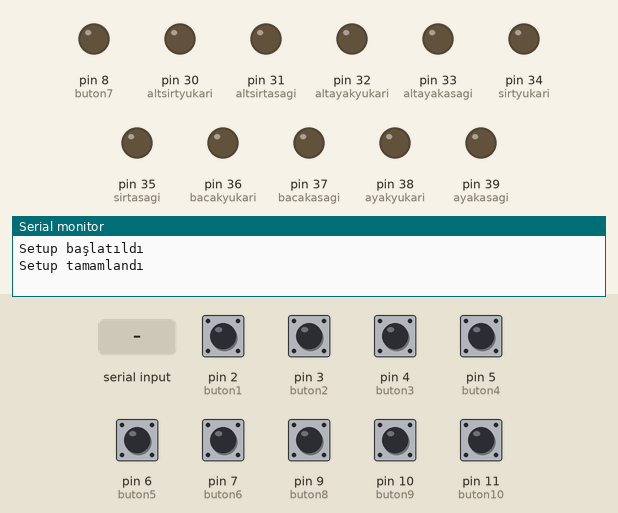
This sketch was run on a simulated Arduino Mega 2560, built with avr-gcc and run on an emulated ATmega2560. Parts: output pins drawn as LEDs (lit = HIGH), the last lines printed to the serial monitor. The inputs (shaded band) are chosen by the test bench; at power-on: pin 2 (buton1), pin 3 (buton2), pin 4 (buton3), pin 5 (buton4), pin 6 (buton5), pin 7 (buton6), pin 9 (buton8), pin 10 (buton9), pin 11 (buton10) LOW.

Above: at 1.2 s.
1.3 s: pin 2 (buton1) pulled HIGH for 0.15 s
At 1.39 s:
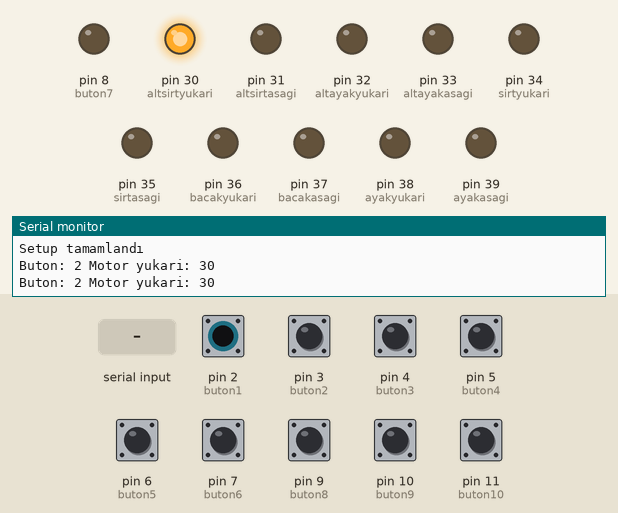
2.9 s: pin 3 (buton2) pulled HIGH for 0.15 s
At 3.01 s:
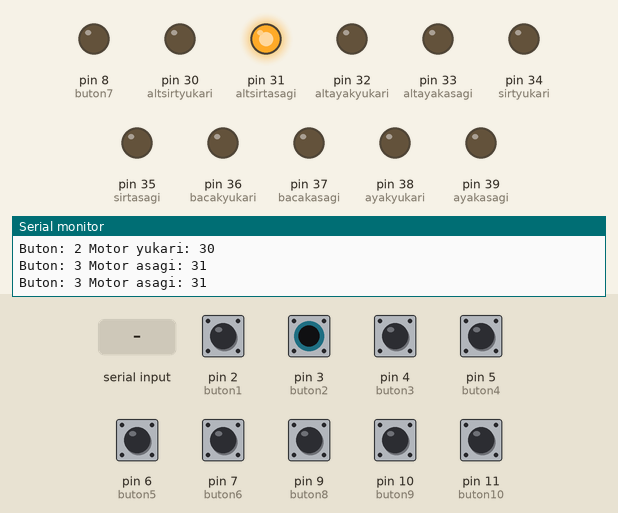
4.5 s: "yatak yukari" received over the second serial link
At 6.0 s:
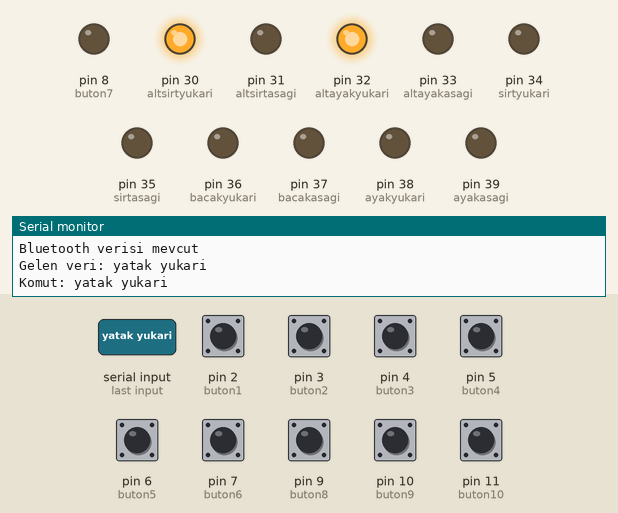
6.3 s: "yatak asagi" received over the second serial link
At 6.9 s:
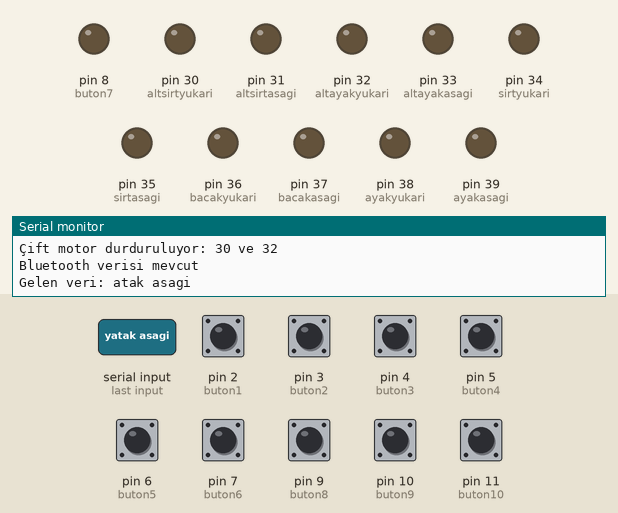
8.1 s: pin 4 (buton3) pulled HIGH for 0.15 s
At 8.22 s:
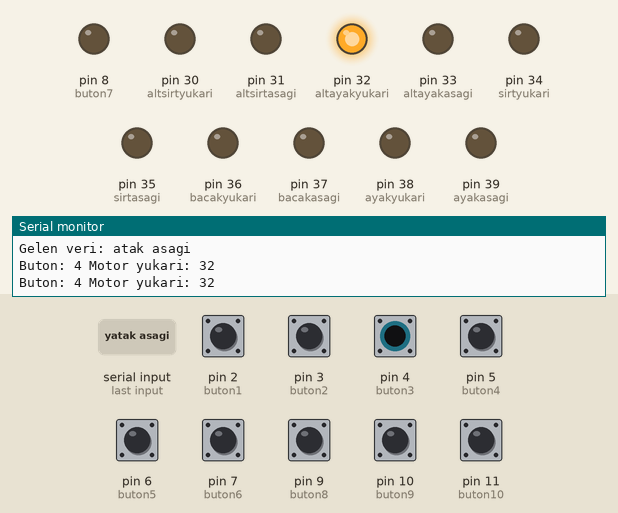
9.7 s: pin 5 (buton4) pulled HIGH for 0.15 s
At 9.78 s:
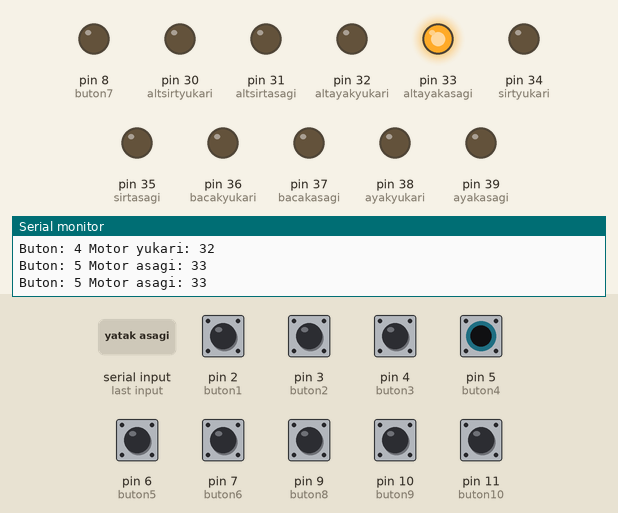
Timing chart, 0 to 54.1 s (numbered marks = the images above; inputs shaded):
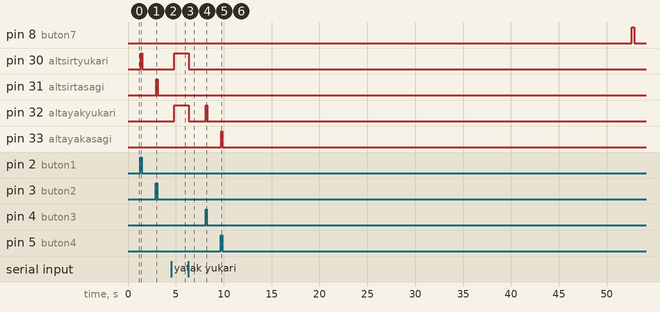

The sketch:

Code_on_Arduino_side.ino
```cpp
// Bluetooth ve Wi-Fi modülleri için kullanılacak seri portlar tanımlandı
#define BLUETOOTH_SERIAL Serial1
#define WIFI_SERIAL Serial2

// Buton pinleri
int buton1 = 2; // alt sırt yukarı
int buton2 = 3; // alt sırt aşağı
int buton3 = 4; // alt ayak yukarı
int buton4 = 5; // alt ayak aşağı
int buton5 = 6; // sırt yukarı
int buton6 = 7; // sırt aşağı
int buton7 = 8; // bacak yukarı
int buton8 = 9; // bacak aşağı
int buton9 = 10; // ayak yukarı
int buton10 = 11; // ayak aşağı

// Motor pinleri
int altsirtyukari = 30; // alt sırt yukarı
int altsirtasagi = 31; // alt sırt aşağı
int altayakyukari = 32; // alt ayak yukarı
int altayakasagi = 33; // alt ayak aşağı
int sirtyukari = 34; // sırt yukarı
int sirtasagi = 35; // sırt aşağı
int bacakyukari = 36; // bacak yukarı
int bacakasagi = 37; // bacak aşağı
int ayakyukari = 38; // ayak yukarı
int ayakasagi = 39; // ayak aşağı

// Diğer pinler
int enable = 8; // Enable pini
int sayici = 0; // Sayaç

String veri = ""; // Gelen veri için string değişkeni

void setup() {
  // Ana seri portu başlat (USB üzerinden bilgisayara)
  Serial.begin(9600);
  BLUETOOTH_SERIAL.begin(9600); // Bluetooth için donanımsal seri port
  WIFI_SERIAL.begin(9600); // Wi-Fi için donanımsal seri port

  // Seri port üzerinden debug mesajı gönder
  Serial.println("Setup başlatıldı");

  // Buton pinlerini giriş olarak ayarla
  pinMode(buton1, INPUT);
  pinMode(buton2, INPUT);
  pinMode(buton3, INPUT);
  pinMode(buton4, INPUT);
  pinMode(buton5, INPUT);
  pinMode(buton6, INPUT);
  pinMode(buton7, INPUT);
  pinMode(buton8, INPUT);
  pinMode(buton9, INPUT);
  pinMode(buton10, INPUT);

  // Motor pinlerini çıkış olarak ayarla
  pinMode(altsirtyukari, OUTPUT);
  pinMode(altsirtasagi, OUTPUT);
  pinMode(altayakyukari, OUTPUT);
  pinMode(altayakasagi, OUTPUT);
  pinMode(sirtyukari, OUTPUT);
  pinMode(sirtasagi, OUTPUT);
  pinMode(bacakyukari, OUTPUT);
  pinMode(bacakasagi, OUTPUT);
  pinMode(ayakyukari, OUTPUT);
  pinMode(ayakasagi, OUTPUT);
  pinMode(enable, OUTPUT);

  Serial.println("Setup tamamlandı");
}

void loop() {
  digitalWrite(enable, LOW); // Enable pini düşük seviyeye çek

  // Bluetooth'tan veri oku
  if (BLUETOOTH_SERIAL.available()) {
    Serial.println("Bluetooth verisi mevcut");
    while (BLUETOOTH_SERIAL.available()) {
      char c = (char)BLUETOOTH_SERIAL.read();
      veri += c;
      delay(25);
    }
  }

  // Wi-Fi'dan veri oku
  if (WIFI_SERIAL.available()) {
    Serial.println("Wi-Fi verisi mevcut");
    while (WIFI_SERIAL.available()) {
      char c = (char)WIFI_SERIAL.read();
      veri += c;
      delay(25);
    }
  }

  if (veri.length() > 0) {
    Serial.print("Gelen veri: ");
    Serial.println(veri);
  }
  // Gelen komutları kontrol et ve motorları çalıştır/durdur
  kontrolMotor("alt sirt yukari", altsirtyukari);
  kontrolMotor("alt sirt asagi", altsirtasagi);
  kontrolMotor("alt ayak yukari", altayakyukari);
  kontrolMotor("alt ayak asagi", altayakasagi);
  kontrolMotor("sirt yukari", sirtyukari);
  kontrolMotor("sirt asagi", sirtasagi);
  kontrolMotor("bacak yukari", bacakyukari);
  kontrolMotor("bacak asagi", bacakasagi);
  kontrolMotor("ayak yukari", ayakyukari);
  kontrolMotor("ayak asagi", ayakasagi);
  // Gövde kontrolü
  if (veri == "yatak yukari") {
    Serial.println("Komut: yatak yukari");
    kontrolCiftMotor(altsirtyukari, altayakyukari);
  }
  if (veri == "yatak asagi") {
    Serial.println("Komut: yatak asagi");
    kontrolCiftMotor(altsirtasagi, altayakasagi);
  }

  // Buton kontrolü
  kontrolButon(buton1, buton2, altsirtyukari, altsirtasagi);
  kontrolButon(buton3, buton4, altayakyukari, altayakasagi);
  kontrolButon(buton5, buton6, sirtyukari, sirtasagi);
  kontrolButon(buton7, buton8, bacakyukari, bacakasagi);
  kontrolButon(buton9, buton10, ayakyukari, ayakasagi);
  veri = ""; // Gelen veriyi sıfırla
  delay(50);
  sayici = (sayici + 1);
  if (sayici == 1000 && Serial.available() == 0) {
    digitalWrite(enable, HIGH);
    delay(250);
    digitalWrite(enable, LOW);
    sayici = 0;
  }
}

// Motor kontrol fonksiyonu
void kontrolMotor(String komut, int pin) {
  if (veri == komut) {
    Serial.print("Komut: ");
    Serial.println(komut);
    veri = "";
    while (1) {
      digitalWrite(pin, HIGH);
      if (BLUETOOTH_SERIAL.available()) {
        char c = (char)BLUETOOTH_SERIAL.read();
        veri += c;
        delay(25);
      }
      if (WIFI_SERIAL.available()) {
        char c = (char)WIFI_SERIAL.read();
        veri += c;
        delay(25);
      }
      if (veri != "dur" && veri != "") {
        veri = "";
        digitalWrite(pin, LOW);
        Serial.print("Motor durduruluyor: ");
        Serial.println(pin);
        break;
      }
      if (veri == "dur") {
        digitalWrite(pin, LOW);
        Serial.print("Motor durduruluyor: ");
        Serial.println(pin);
        break;
      }
    }
  }
}

// Çift motor kontrol fonksiyonu
void kontrolCiftMotor(int pin1, int pin2) {
  veri = "";
  while (1) {
    digitalWrite(pin1, HIGH);
    digitalWrite(pin2, HIGH);
    if (BLUETOOTH_SERIAL.available()) {
      char c = (char)BLUETOOTH_SERIAL.read();
      veri += c;
      delay(25);
    }
    if (WIFI_SERIAL.available()) {
      char c = (char)WIFI_SERIAL.read();
      veri += c;
      delay(25);
    }
    if (veri != "dur" && veri != "") {
      veri = "";
      digitalWrite(pin1, LOW);
      digitalWrite(pin2, LOW);
      Serial.print("Çift motor durduruluyor: ");
      Serial.print(pin1);
      Serial.print(" ve ");
      Serial.println(pin2);
      break;
    }
    if (veri == "dur") {
      digitalWrite(pin1, LOW);
      digitalWrite(pin2, LOW);
      Serial.print("Çift motor durduruluyor: ");
      Serial.print(pin1);
      Serial.print(" ve ");
      Serial.println(pin2);
      break;
    }
  }
}

// Buton kontrol fonksiyonu
void kontrolButon(int butonYukari, int butonAsagi, int motorYukari, int motorAsagi) {
  if ((digitalRead(butonYukari) == HIGH) && (digitalRead(butonAsagi) == LOW)) {
    digitalWrite(motorYukari, HIGH);
    Serial.print("Buton: ");
    Serial.print(butonYukari);
    Serial.print(" Motor yukari: ");
    Serial.println(motorYukari);
  } else {
    digitalWrite(motorYukari, LOW);
  }

  if ((digitalRead(butonAsagi) == HIGH) && (digitalRead(butonYukari) == LOW)) {
    digitalWrite(motorAsagi, HIGH);
    Serial.print("Buton: ");
    Serial.print(butonAsagi);
    Serial.print(" Motor asagi: ");
    Serial.println(motorAsagi);
  } else {
    digitalWrite(motorAsagi, LOW);
  }
}
```

Measured:
- after the input at 1.3 s, pin 30 (altsirtyukari): LOW → HIGH at once, → LOW 0.15 s later
- after the input at 2.9 s, pin 31 (altsirtasagi): LOW → HIGH at once, → LOW 0.15 s later
- after the input at 4.5 s, pin 30 (altsirtyukari), pin 32 (altayakyukari): LOW → HIGH after 0.30 s
- after the input at 6.3 s, pin 30 (altsirtyukari), pin 32 (altayakyukari): HIGH → LOW at once
- after the input at 8.1 s, pin 32 (altayakyukari): LOW → HIGH at once, → LOW 0.15 s later
- after the input at 9.7 s, pin 33 (altayakasagi): LOW → HIGH at once, → LOW 0.15 s later
